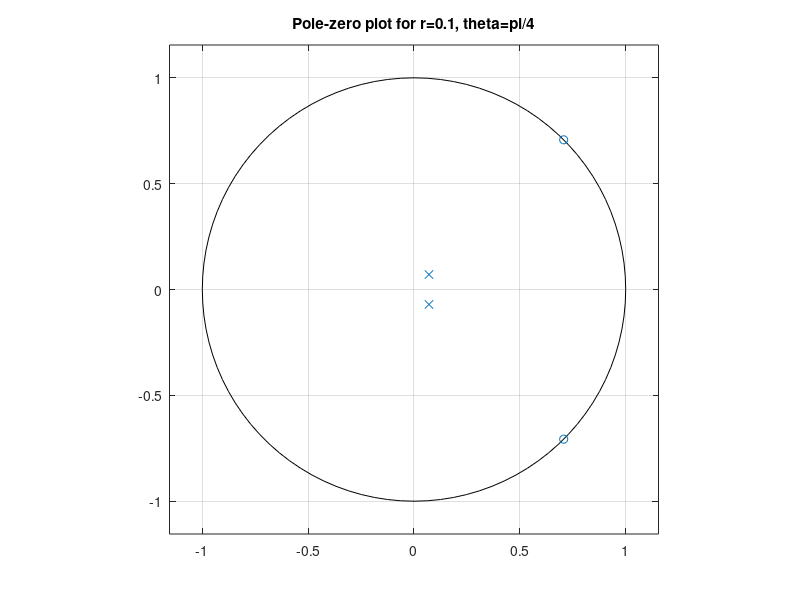
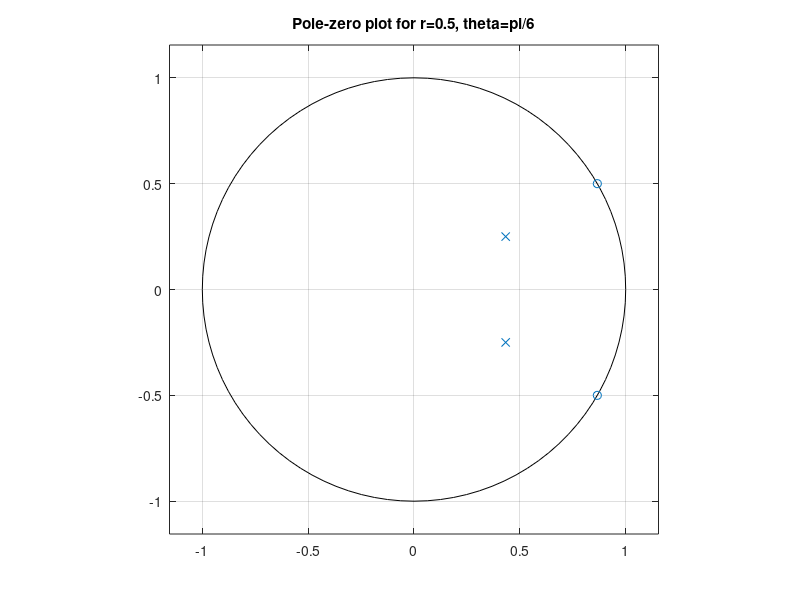
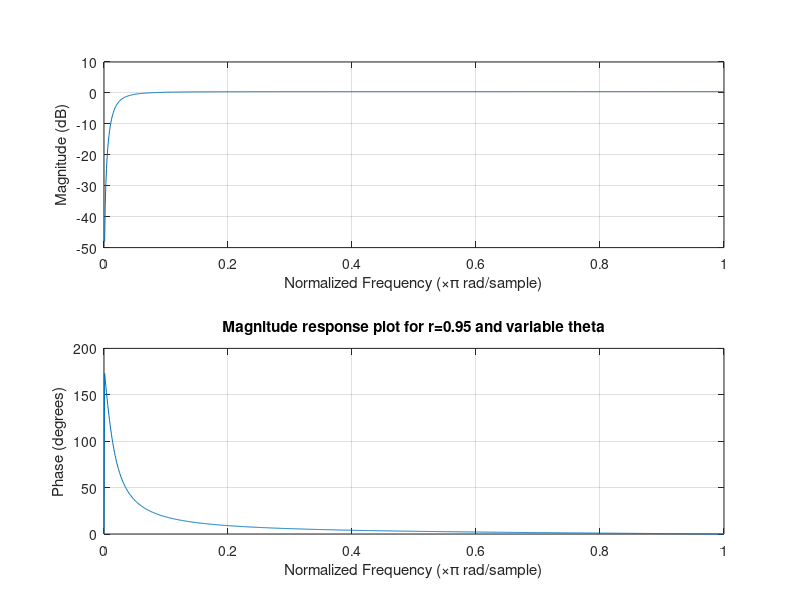
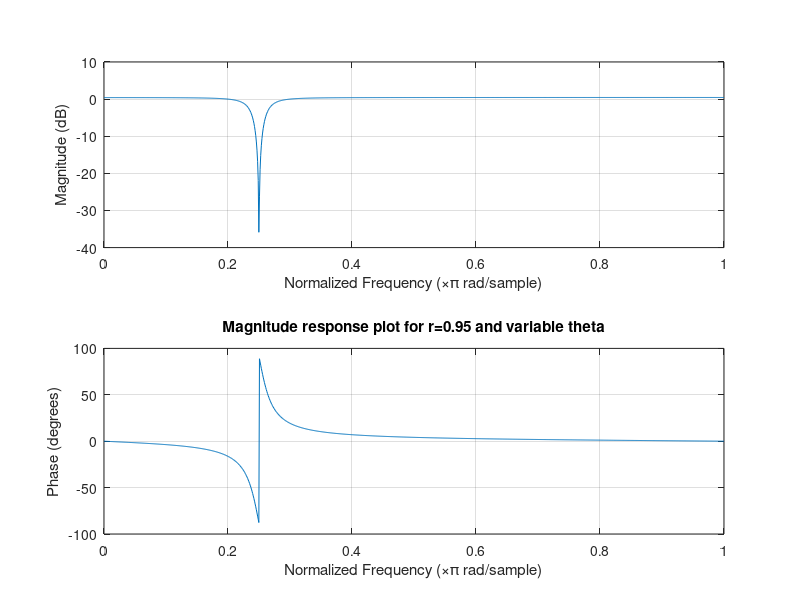

These charts were generated, in order, by the following MATLAB code:
r=0.1;
theta=pi/4;
b=[1, -2*cos(theta), 1];
a=[1, -2*r*cos(theta), r*r];
figure();
zplane(b, a);
title("Pole-zero plot for r=0.1, theta=pi/4");

r=0.5;
theta=pi/6;
b=[1, -2*cos(theta), 1];
a=[1, -2*r*cos(theta), r*r];
figure();
zplane(b, a);
title("Pole-zero plot for r=0.5, theta=pi/6");

%------------------------

r=0.95;
for(k=0:4)
    
theta=k*pi/4;
b=[1, -2*cos(theta), 1];
a=[1, -2*r*cos(theta), r*r];
figure();
freqz(b, a, 1001);
title("Magnitude response plot for r=0.95 and variable theta");
end

%----------------------
theta=pi/3;
r=0.3;
for(k=1:5)
    r=r +0.1;

b=[1, -2*cos(theta), 1];
a=[1, -2*r*cos(theta), r*r];
figure();
freqz(b, a, 1001);
axis([0, 1, -60, 20]);
title("Magnitude response plot for variable r and theta=pi/3");
end
